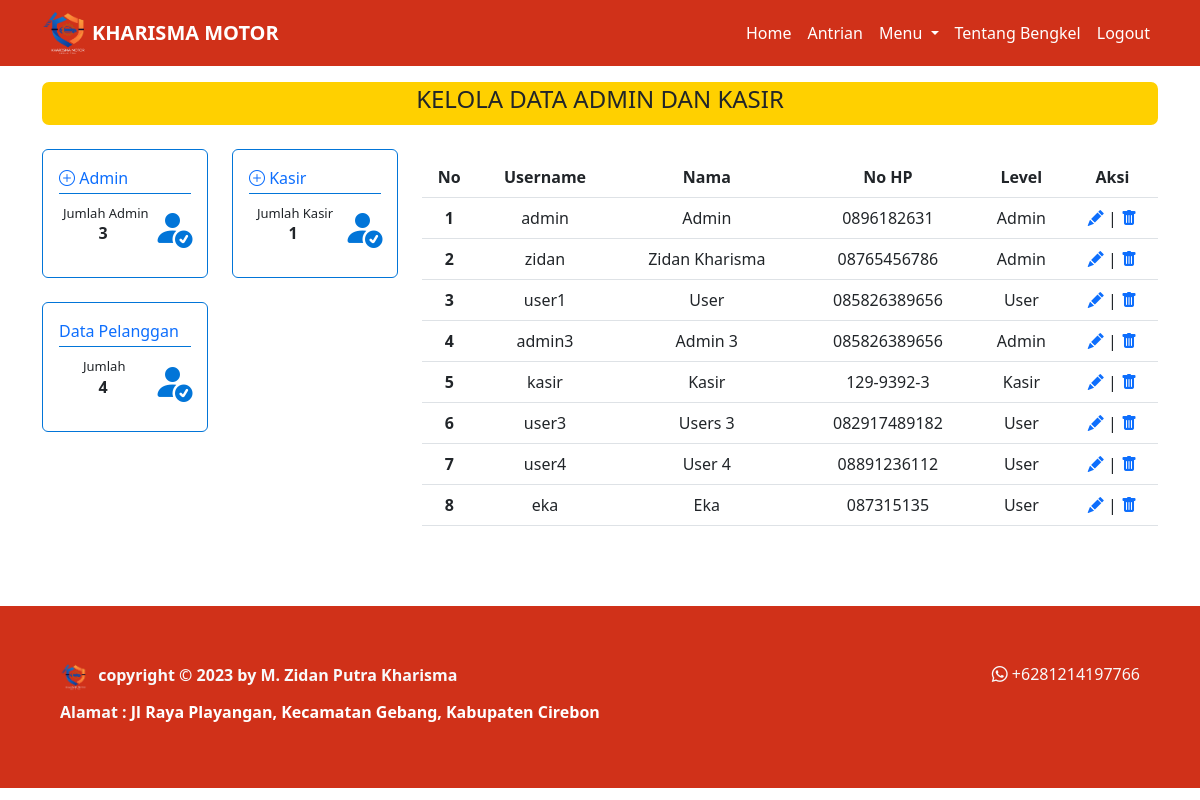
Page /admin/admin_kasir.php (signed in) on the earlier database version.
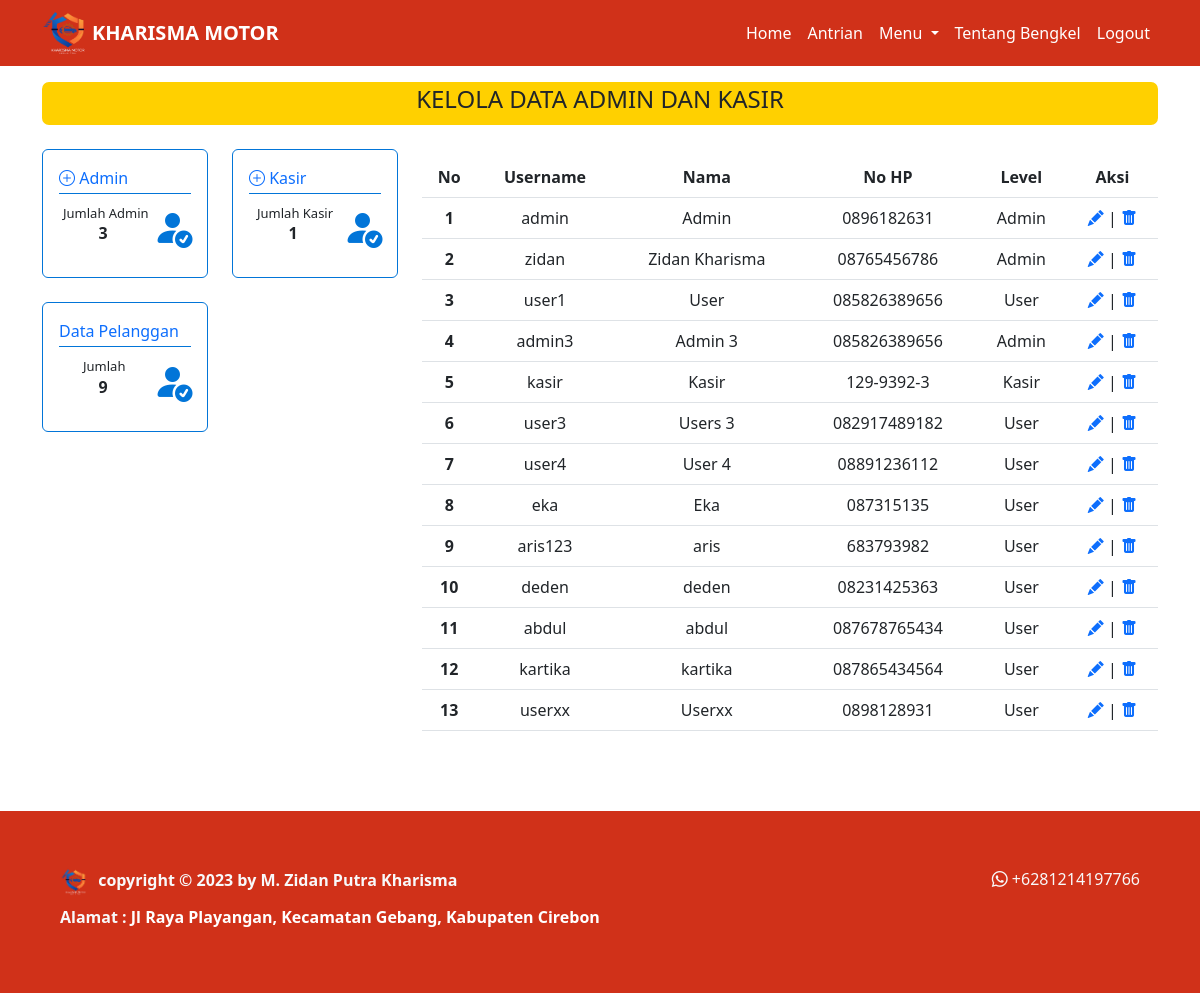
Same page on the later database version.
### tables this page shows
CREATE TABLE `pengguna` (
  `idpengguna` int(11) NOT NULL,
  `username` varchar(45) NOT NULL,
  `password` varchar(100) NOT NULL,
  `nama` varchar(50) NOT NULL,
  `no_hp` varchar(25) NOT NULL,
  `level` varchar(45) NOT NULL
);

### controller/function.php (called while the page is built, shortened)
<?php
$conn = mysqli_connect("localhost", "root", "", "kharisma_motor");
function query($query)
{
    global $conn;
    $result = mysqli_query($conn, $query);
    $rows = [];
    while ($row = mysqli_fetch_assoc($result)) {
        $rows[] = $row;
    }
    return $rows;
}
function jumlah_data($data)
{
    global $conn;
    $query = mysqli_query($conn, $data);
    $jumlah_data = mysqli_num_rows($query);
    return $jumlah_data;
}
function dekripsi($teks)
{
    $text = $teks;
    $kunci = 'kharisma_motor';
    $key = hash('sha256', $kunci);
    $pkey = "123";
    $method = "aes-192-cfb1";
    $iv = substr(hash('sha256', $pkey), 0, 16);
    $dekripsi = base64_decode($text);
    $dekripsi = openssl_decrypt($dekripsi, $method, $key, 0, $iv);
    return $dekripsi;
}
function enkripsi($teks)
{
    $text = $teks;
    $kunci = 'kharisma_motor';
    $key = hash('sha256', $kunci);
    $pkey = "123";
    $method = "aes-192-cfb1";
    $iv = substr(hash('sha256', $pkey), 0, 16);
    $enkripsi = openssl_encrypt($text, $method, $key, 0, $iv);
    $enkripsi = base64_encode($enkripsi);
    return $enkripsi;
}
function validasi_admin()
{
    $id = dekripsi($_COOKIE['KMmz19']);
    $cek = query("SELECT * FROM pengguna WHERE idpengguna = $id")[0];
}
?>

### admin/admin_kasir.php (the view, shortened to what this page needs)
<?php
validasi_admin();
$data = query("SELECT * FROM pengguna");
$jumlah_admin = jumlah_data("SELECT * FROM pengguna WHERE level = 'Admin'");
$jumlah_kasir = jumlah_data("SELECT * FROM pengguna WHERE level = 'Kasir'");
$jumlah_user = jumlah_data("SELECT * FROM pengguna WHERE level = 'User'");
?>
<!DOCTYPE html>
<html lang="en">
<head>
    <link rel="stylesheet" href="https://cdn.datatables.net/1.13.4/css/jquery.dataTables.min.css">
    <link href="https://cdn.jsdelivr.net/npm/bootstrap@5.3.0/dist/css/bootstrap.min.css" rel="stylesheet"
>
    <link rel="stylesheet" href="https://cdn.jsdelivr.net/npm/bootstrap-icons@1.10.5/font/bootstrap-icons.css">
    <link rel="stylesheet" href="../style.css">
</head>
<body>
    <?php require_once('../navbar/navbar_admin.php'); ?>
    <div class="container">
        <div class="content py-3">
            <div class="title text-center text-uppercase">
                <h4>KELOLA DATA ADMIN DAN KASIR</h4>
            </div>
            <div class="row">
                <div class="col-2">
                    <div class="card my-4">
                        <div class="card-body">
                            <a href="input_admin.php" class="fw-medium text-decoration-none">
                                <i class="bi bi-plus-circle"></i>
                                <span>Admin</span>
                            </a>
                            <hr style="margin-top: 3px;  color: #0275d8; opacity: 1;">
                            <h6 class="card-subtitle ms-1">Jumlah Admin</h6>
                            <p class="card-text fw-bold">
                                <?php echo $jumlah_admin; ?>
                            </p>
                            <i class="icon bi bi-person-fill-check"></i>
                        </div>
                    </div>
                    <div class="card my-4">
                        <div class="card-body">
                            <span class="fw-medium text-primary">
                                Data Pelanggan
                            </span>
                            <hr style="margin-top: 3px;  color: #0275d8; opacity: 1;">
                            <h6 class="card-subtitle ms-4">Jumlah</h6>
                            <p class="card-text fw-bold">
                                <?php echo $jumlah_user; ?>
                            </p>
                            <i class="icon bi bi-person-fill-check"></i>
                        </div>
                    </div>
                </div>
                <div class="col-2">
                    <div class="card my-4">
                        <div class="card-body">
                            <a href="input_kasir.php" class="fw-medium text-decoration-none">
                                <i class="bi bi-plus-circle"></i>
                                <span>Kasir</span>
                            </a>
                            <hr style="margin-top: 3px;  color: #0275d8; opacity: 1;">
                            <h6 class="card-subtitle ms-2">Jumlah Kasir</h6>
                            <p class="card-text fw-bold">
                                <?php echo $jumlah_kasir; ?>
                            </p>
                            <i class="icon bi bi-person-fill-check"></i>
                        </div>
                    </div>
                </div>
                <div class="col-8 mt-4">
                    <table class="table table-hover mt-2" id="example">
                        <thead>
                            <tr class="text-center">
                                <th scope="col">No</th>
                                <th scope="col">Username</th>
                                <th scope="col">Nama</th>
                                <th scope="col">No HP</th>
                                <th scope="col">Level</th>
                                <th scope="col">Aksi</th>
                            </tr>
                        </thead>
                        <tbody class="text-center">
                            <?php
                            $i = 1;
                            foreach ($data as $p):
                                $idpengguna = enkripsi($p['idpengguna']);
                                ?>
                                <tr>
                                    <th>
                                        <?php echo $i; ?>
                                    </th>
                                    <td>
                                        <?php echo $p['username']; ?>
                                    </td>
                                    <td>
                                        <?php echo $p['nama']; ?>
                                    </td>
                                    <td>
                                        <?php echo $p['no_hp']; ?>
                                    </td>
                                    <td>
                                        <?php echo $p['level']; ?>
                                    </td>
                                    <td>
                                        <a href="edit_admin_kasir.php?id=<?= $idpengguna; ?>"><i
                                                class="bi bi-pencil-fill"></i></a>
                                        |
                                        <a href="../controller/controller_pengguna.php?idpengguna=<?= $idpengguna; ?>"
                                            onclick="return confirm('Apakah anda yakin ingin menghapus data?')"><i
                                                class="bi bi-trash-fill"></i></a>
                                    </td>
                                </tr>
                                <?php
                                $i++;
                            endforeach
                            ?>
                        </tbody>
                    </table>
                </div>
            </div>
        </div>
    </div>
    <?php
    require_once('../footer.php');
    ?>
</body>
</html>

### navbar/navbar_admin.php (shortened to what this page needs)
<nav class="navbar navbar-expand-lg">
    <div class="container">
        <img class="logo" src="../img/KHARISMA MOTOR.png" alt="Logo">
        <a class="navbar-brand fw-bold" href="index.php">KHARISMA MOTOR</a>
        <div class="collapse navbar-collapse" id="navbarSupportedContent">
            <ul class="navbar-nav ms-auto mb-2 mb-lg-0">
                <li class="nav-item">
                    <a class="nav-link" aria-current="page" href="../admin">Home</a>
                </li>
                <li class="nav-item">
                    <a class="nav-link" href="../kelola/antrian.php">Antrian</a>
                </li>
                <li class="nav-item dropdown">
                    <a class="nav-link dropdown-toggle" role="button" data-bs-toggle="dropdown" aria-expanded="false">
                        Menu
                    </a>
                </li>
                <li class="nav-item">
                    <a class="nav-link" href="../tentang">Tentang Bengkel</a>
                </li>
                <li class="nav-item">
                    <a class="nav-link" href="../logout.php">Logout</a>
                </li>
            </ul>
        </div>
    </div>
</nav>

### footer.php
<footer class="p-5 mt-5" style="background: #d03119;">
    <div class="container">
        <div class="row">
            <div class="col-md-6 text-md-start text-center pt-2 pb-2">
                <a href="index.php" style="text-decoration: none;">
                    <img src="../img/KHARISMA MOTOR.png" src="img/Logo.png" style="width: 30px">
                </a>
                <span class="text-light fw-bold ps-1">copyright &copy; 2023 by M. Zidan Putra Kharisma</span>
            </div>
            <div class="col-md-6 text-md-end text-center pt-2 pb-2">
                <a class="text-light"
                    href="https://api.whatsapp.com/send?phone=6281214197766&text=Hallo saya ingin menanyakan sesuatu"
                    target="_blank" style="text-decoration: none;"><i class="bi bi-whatsapp ms-2"></i>
                    +6281214197766</a>
            </div>
            <p class="text-light fw-bold">Alamat :
                <a href="https://maps.app.goo.gl/hKiYp4xWJxwEM4ar7"
                    style="text-align: justify; text-decoration: none; color: white;" target="_blank">Jl Raya
                    Playangan, Kecamatan Gebang, Kabupaten Cirebon</a>
            </p>
        </div>
    </div>
</footer>

### style.css (style rules this page uses)
body { background: white; }
.navbar { background: #d03119; }
.container .logo { width: 50px; }
.container .navbar-brand, .container .navbar-nav li a { color: white; }
.container .title { border: solid rgb(255, 208, 0); border-radius: 7px; background: rgb(255, 208, 0); }
.container .card { border: 0.7px solid#0275d8; }
.container .card .card-subtitle { font-size: 13px; }
.container .card .card-text { margin-left: 30%; }
.container .card .icon { font-size: 40px; position: absolute; margin-top: -63px; margin-left: 57%; color: #0275d8; }

Differences in the rows shown:
added pengguna: username "aris123", nama "aris", no_hp "683793982", level "User"
added pengguna: username "deden", nama "deden", no_hp "08231425363", level "User"
added pengguna: username "abdul", nama "abdul", no_hp "087678765434", level "User"
added pengguna: username "kartika", nama "kartika", no_hp "087865434564", level "User"
added pengguna: username "userxx", nama "Userxx", no_hp "0898128931", level "User"
Other differences:
$jumlah_user: "4" → "9"
